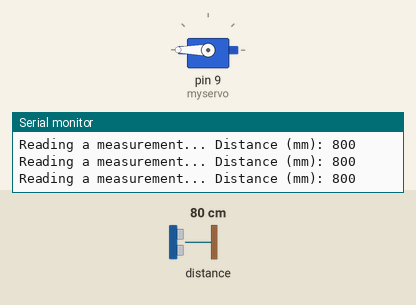
Bench run of a sketch on a simulated Arduino Uno, built with avr-gcc and run on an emulated ATmega328P. Parts: servo, the last lines printed to the serial monitor. Inputs (shaded band) come from the test bench; at power-on: distance to the obstacle 80 cm.

Above: at 1.2 s.
1.3 s: distance to the obstacle set to 2 cm
At 2.5 s:
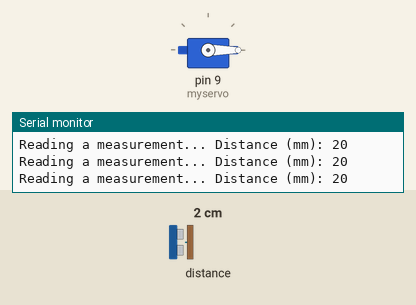
2.8 s: distance to the obstacle set to 9 cm
At 3.9 s:
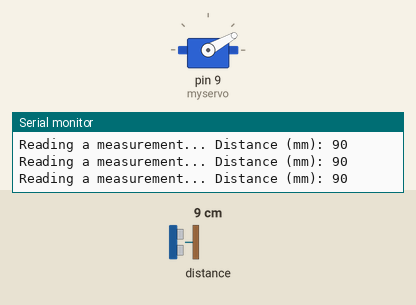
4.3 s: distance to the obstacle set to 18 cm
At 5.1 s:
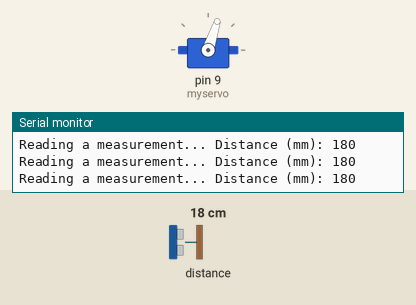
5.8 s: distance to the obstacle set to 35 cm
At 6.5 s:
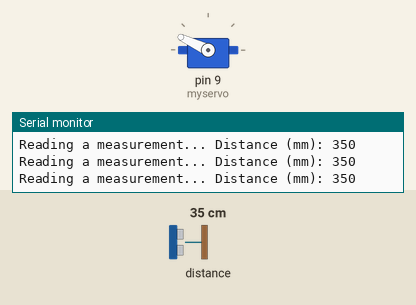
7.4 s: distance to the obstacle set to 60 cm
At 7.9 s:
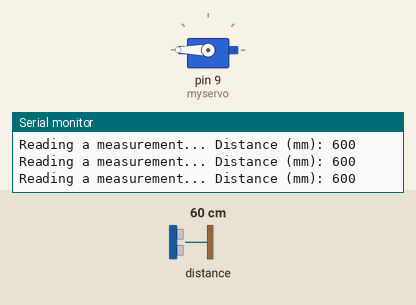
Timing chart, 0 to 10.0 s (numbered marks = the images above; inputs shaded):
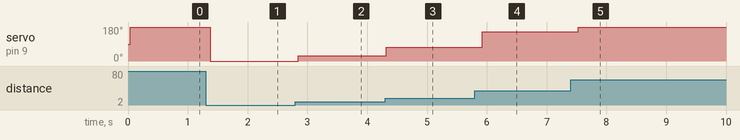

The sketch:

dist_to_servo.ino
```cpp
#include <Servo.h>
#include "Adafruit_VL53L0X.h"

Adafruit_VL53L0X lox = Adafruit_VL53L0X(); // dist sensor

Servo myservo;  // create servo object to control a servo
// twelve servo objects can be created on most boards

int pos = 0;    // variable to store the servo position

void setup() {
  myservo.attach(9);  // attaches the servo on pin 9 to the servo object

  Serial.begin(115200);

  // wait until serial port opens for native USB devices
  while (! Serial) {
    delay(1);
  }

  Serial.println("Adafruit VL53L0X test");
  if (!lox.begin()) {
    Serial.println(F("Failed to boot VL53L0X"));
    while(1);
  }
  // power
  Serial.println(F("VL53L0X API Simple Ranging example\n\n"));
}


void loop() {
  VL53L0X_RangingMeasurementData_t measure;

  Serial.print("Reading a measurement... ");
  lox.rangingTest(&measure, false); // pass in 'true' to get debug data printout!

  if (measure.RangeStatus != 4) {  // phase failures have incorrect data
    Serial.print("Distance (mm): "); Serial.println(measure.RangeMilliMeter);
    pos = map(measure.RangeMilliMeter, 30, 400, 0, 180);
    myservo.write(pos);
  } else {
    Serial.println(" out of range ");
  }

  delay(100);
}
```

Measured:
- after the input at 1.3 s, servo on pin 9 (myservo): 180° → 0° after 0.07 s
- after the input at 2.8 s, servo on pin 9 (myservo): 0° → 29° at once
- after the input at 4.3 s, servo on pin 9 (myservo): 29° → 72° at once
- after the input at 5.8 s, servo on pin 9 (myservo): 72° → 155° after 0.12 s
- after the input at 7.4 s, servo on pin 9 (myservo): 155° → 180° after 0.13 s
